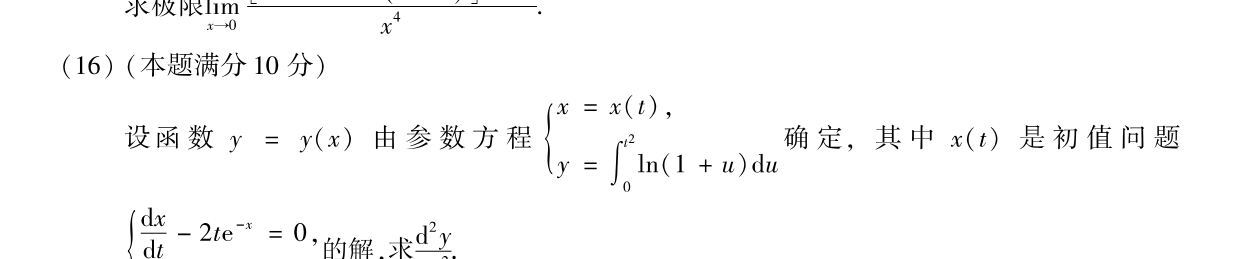
#> input picture _crops/p054_q16.png, 2481 x 517 px (shown at 1/2 size)
$ python crop.py p054_q16.png p054_q9.png p054_q9.png 5
#> lines starting #> are read from the running program, lines starting #| are printed output that depends on the picture
import sys
from PIL import Image

# usage: crop.py <src> <outdir> <prefix> <nbands>
def main():
    src, outdir, prefix, nbands = sys.argv[1], sys.argv[2], sys.argv[3], int(sys.argv[4])
    im = Image.open(src).convert("L")
    w, h = im.size
#> w = 2481; h = 517
    bh = h // nbands
#> bh = 103
    for i in range(nbands):
        top = i * bh
        bot = (i + 1) * bh if i < nbands - 1 else h
        crop = im.crop((0, top, w, bot))
        # upscale 2x
        crop = crop.resize((crop.width * 2, crop.height * 2), Image.LANCZOS)
        out = f"{outdir}/{prefix}_{i+1:02d}.png"
        crop.save(out)
        print(out, crop.size)
#> this loop made 5 passes
#> pass 1, in main, `crop = im.crop((0, top, w, bot))`:
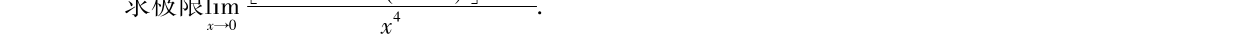
#> crop: PIL image 2481x103 L (shown at 1/2 size); min 0, max 255, mean 251.5
#> pass 2, in main, `crop = im.crop((0, top, w, bot))`:
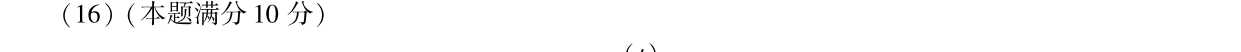
#> crop: PIL image 2481x103 L (shown at 1/2 size); min 0, max 255, mean 250.8
#> after the loop:
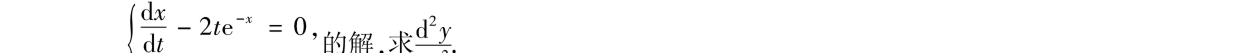
#> crop: PIL image 4962x210 L (shown at 1/4 size); min 0, max 255, mean 250.5

if __name__ == "__main__":
    main()

$ run again, on _crops/p055_q22.png
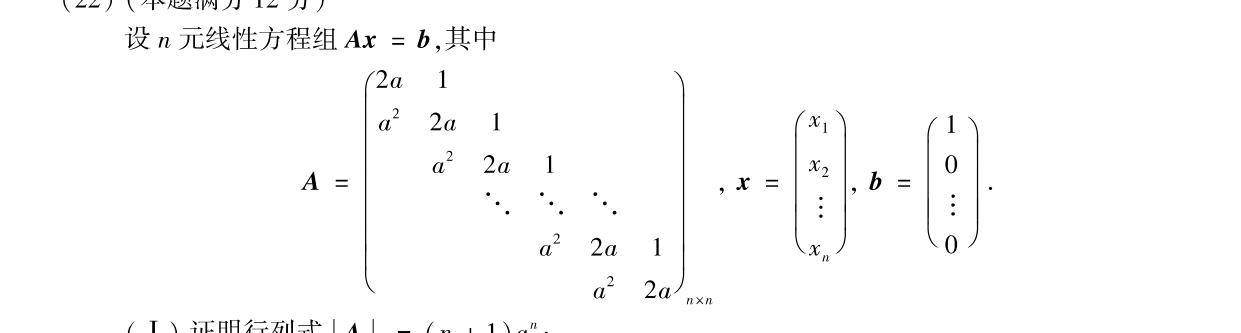
#> input picture _crops/p055_q22.png, 2481 x 665 px (shown at 1/2 size)
#> the loop in main, `for i in range(nbands):` made 5 passes
#> pass 1, in main, `crop = im.crop((0, top, w, bot))`:
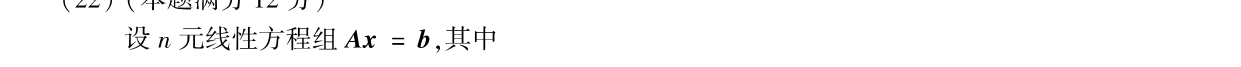
#> crop: PIL image 2481x133 L (shown at 1/2 size); min 0, max 255, mean 249.1
#> after the loop in main, `for i in range(nbands):`:
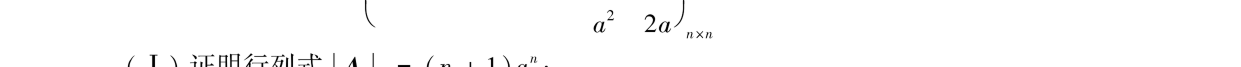
#> crop: PIL image 4962x266 L (shown at 1/4 size); min 0, max 255, mean 252.2

$ run again, on _crops/y10_q18f.png
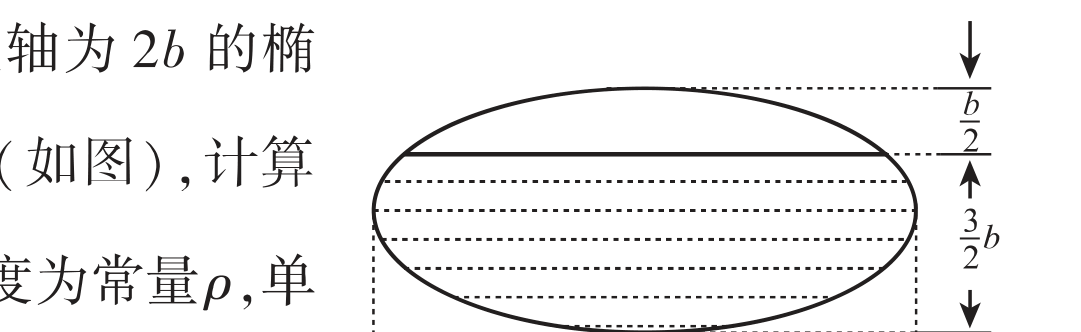
#> input picture _crops/y10_q18f.png, 1081 x 332 px
#> the loop in main, `for i in range(nbands):` made 5 passes
#> pass 1, in main, `crop = im.crop((0, top, w, bot))`:
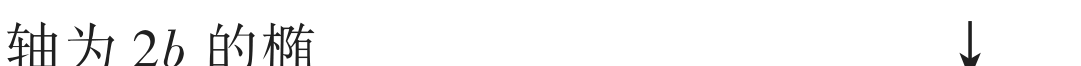
#> crop: PIL image 1081x66 L; min 31, max 255, mean 245.4
#> after the loop in main, `for i in range(nbands):`:
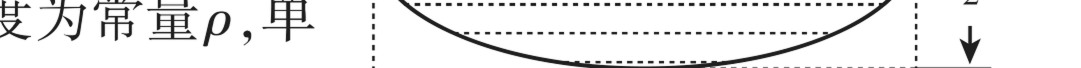
#> crop: PIL image 2162x136 L (shown at 1/2 size); min 0, max 255, mean 234.8

$ run again, on _crops/y10_q8ab.png
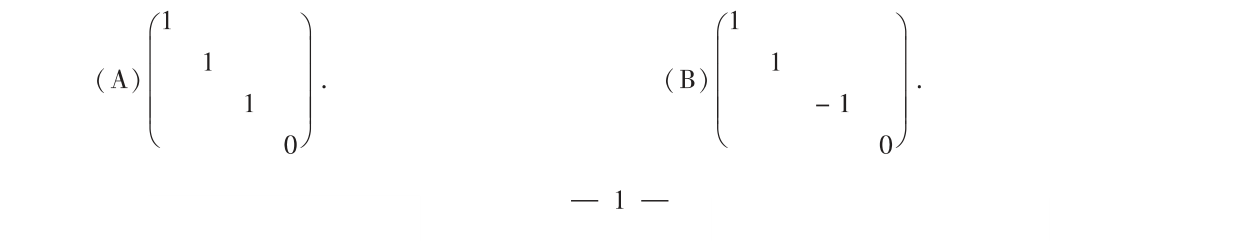
#> input picture _crops/y10_q8ab.png, 2481 x 481 px (shown at 1/2 size)
#> the loop in main, `for i in range(nbands):` made 5 passes
#> pass 1, in main, `crop = im.crop((0, top, w, bot))`:
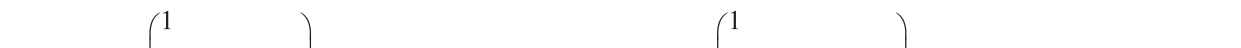
#> crop: PIL image 2481x96 L (shown at 1/2 size); min 31, max 255, mean 254
#> after the loop in main, `for i in range(nbands):`:
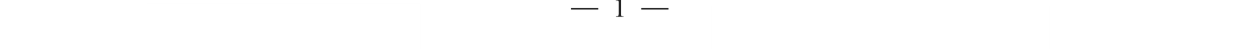
#> crop: PIL image 4962x194 L (shown at 1/4 size); min 0, max 255, mean 254.5
